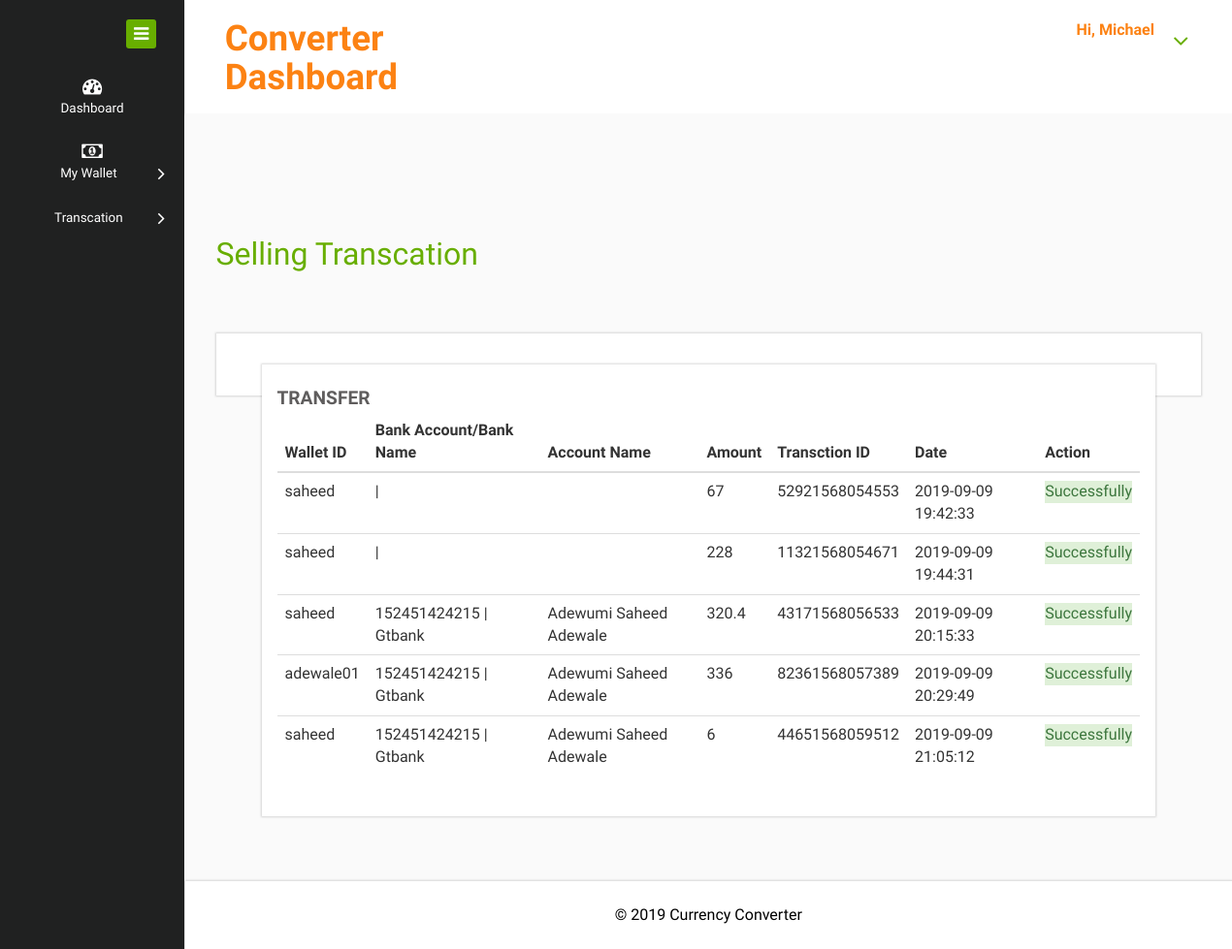
Screenshot of /send_transcation.php (signed in) with the database file from the repository.
### tables this page shows
CREATE TABLE `user` (
  `id` int(11) NOT NULL,
  `fname` text NOT NULL,
  `lname` text NOT NULL,
  `Email` text NOT NULL,
  `Mobile` text NOT NULL,
  `password` text NOT NULL,
  `address` text NOT NULL,
  `state` text NOT NULL,
  `wallet` double NOT NULL,
  `wallet_id` varchar(200) NOT NULL,
  `status` text NOT NULL DEFAULT '0',
  `bank_acct` text NOT NULL,
  `bank_name` text NOT NULL,
  `acct_name` text NOT NULL,
  `created_date` datetime NOT NULL DEFAULT current_timestamp()
);

CREATE TABLE `payment` (
  `id` int(11) NOT NULL,
  `reciever` text NOT NULL,
  `email` text NOT NULL,
  `sender` text NOT NULL,
  `amount` text NOT NULL,
  `status` text NOT NULL,
  `method_payment` text NOT NULL,
  `transc_id` text NOT NULL,
  `trascation_id_code` text NOT NULL,
  `admin_status` enum('0','1','','') NOT NULL DEFAULT '0',
  `approve_date` text NOT NULL,
  `bank_acct` text NOT NULL,
  `bank_name` text NOT NULL,
  `acct_name` text NOT NULL,
  `created_date` datetime NOT NULL DEFAULT current_timestamp()
);

### send_transcation.php (the view, shortened to what this page needs)
<?php
include 'header.php';
$data="SELECT * FROM payment where transc_id='send'";
$query=mysqli_query($con,$data);
?>
<div class="blank">
    	<h2>Selling Transcation </h2>
    	<div class="blankpage-main">
    		<div class="col-md-12 chit-chat-layer1-left">
               <div class="work-progres">
                            <div class="chit-chat-heading">
                                   Transfer
                            </div>
                            <div class="table-responsive">
                                <table class="table table-hover">
                                  <thead>
                                    <tr>
                                      <th>Wallet ID</th>
                                      <th>Bank Account/Bank Name</th>
                                       <th>Account Name</th>
                                      <th>Amount</th>
                                      <th>Transction ID</th>
                                      <th>Date</th>
                                      <th>Action</th>
                                  </tr>
                              </thead>
                              <tbody>
                                <?php
                                  while($row=mysqli_fetch_array($query)){
                                    $field2name = $row["sender"];
                                    $field3name = $row["bank_acct"];
                                    $field8name = $row["acct_name"];
                                    $field9name = $row["bank_name"];
                                    $field4name = $row["amount"];
                                    $field5name = $row["trascation_id_code"];
                                    $field6name = $row["created_date"]; ?>
                                    <tr>
                                              <td><?php echo $field2name; ?></td>
                                               <td><?php echo $field3name; ?> | <?php echo $field9name; ?></td>
                                                 <td>
                                                  <?php echo $field8name; ?>
                                                   </td>
                                                <td><?php echo $field4name; ?></td>
                                                 <td><?php echo $field5name; ?></td>
                                                <td><?php echo $field6name; ?></td>
                                                 <td>
                                                  <div class="alert-success">Successfully</div>
                                                 </td>
                                          </tr>
                               <?php }?>
                          </tbody>
                      </table>
                  </div>
             </div>
      </div>
    	</div>
    </div>
<?php include 'footer.php'; ?>

### header.php (shortened to what this page needs)
<?php
 include 'database.php';
 $email = $_SESSION['Email'];
    $query = "SELECT * FROM user WHERE Email ='$email'";
  $Complete = mysqli_query($con,$query);
    $Rows=mysqli_fetch_assoc($Complete);
 $fname=$Rows['fname'];
?>
<!DOCTYPE HTML>
<html>
<head>
<link href="css/bootstrap.css" rel="stylesheet" type="text/css" media="all">
<link href="css/style.css" rel="stylesheet" type="text/css" media="all"/>
<link href="css/font-awesome.css" rel="stylesheet">
</head>
<body>
<div class="page-container">
   <div class="left-content">
	   <div class="mother-grid-inner">
				<div class="header-main">
					<div class="header-left">
							<div class="logo-name">
									 <a href="index.html"> <h1>Converter Dashboard</h1>
								  </a>
							</div>
							<div class="clearfix"> </div>
						 </div>
						 <div class="header-right">
							<div class="profile_details">
								<ul>
									<li class="dropdown profile_details_drop">
										<a href="#" class="dropdown-toggle" data-toggle="dropdown" aria-expanded="false">
											<div class="profile_img">
												<div class="user-name">
													<p>Hi, <?php echo $fname ?></p>
												</div>
												<i class="fa fa-angle-down lnr"></i>
												<div class="clearfix"></div>
											</div>
										</a>
									</li>
								</ul>
							</div>
							<div class="clearfix"> </div>
						</div>
				     <div class="clearfix"> </div>
				</div>
<div class="inner-block">

### footer.php (shortened to what this page needs)
</div>
<div class="copyrights">
	 <p>© <?php echo date('Y'); ?> Currency Converter<a href="#" target="_blank"></a> </p>
</div>
</div>
</div>
    <div class="sidebar-menu">
		  	<div class="logo"> <a href="#" class="sidebar-icon"> <span class="fa fa-bars"></span> </a>  </div>
		    <div class="menu">
		      <ul id="menu" >
		        <li id="menu-home" ><a href="user.php"><i class="fa fa-tachometer"></i><span>Dashboard</span></a></li>
		         <li><a href="#"><i class="fa fa-money"></i><span>My Wallet</span><span class="fa fa-angle-right" style="float: right"></span></a>
		         </li>
		           <li><a href="#"><i class="fa fa-wallet"></i><span>Transcation</span><span class="fa fa-angle-right" style="float: right"></span></a>
		         </li>
		      </ul>
		    </div>
	 </div>
</div>
</body>
</html>

### rows the page displays
user: fname "Michael"
payment: sender "saheed", amount "67", trascation_id_code "52921568054553", created_date "2019-09-09 19:42:33"
payment: sender "saheed", amount "228", trascation_id_code "11321568054671", created_date "2019-09-09 19:44:31"
payment: sender "saheed", bank_acct "152451424215", bank_name "Gtbank", acct_name "Adewumi Saheed Adewale", amount "320.4", trascation_id_code "43171568056533", created_date "2019-09-09 20:15:33"
payment: sender "adewale01", bank_acct "152451424215", bank_name "Gtbank", acct_name "Adewumi Saheed Adewale", amount "336", trascation_id_code "82361568057389", created_date "2019-09-09 20:29:49"
payment: sender "saheed", bank_acct "152451424215", bank_name "Gtbank", acct_name "Adewumi Saheed Adewale", amount "6", trascation_id_code "44651568059512", created_date "2019-09-09 21:05:12"
